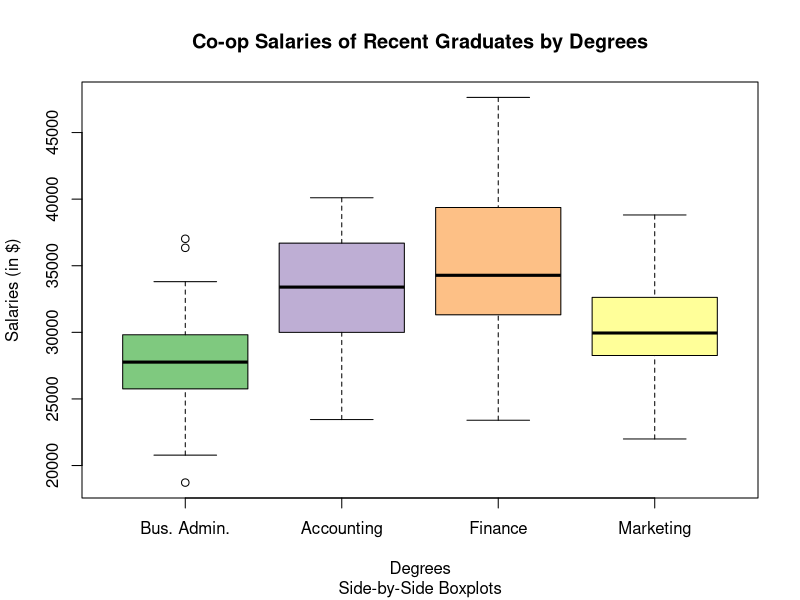

This figure's R source:
# Loading required libraries
library(readxl)
library(RColorBrewer)

assign4_q3_data <- read_excel('./Assign4/Assignment 4 Data.xlsx', sheet = "Question 3") # Importing data from Excel worksheet

# 3.1 Boxplots Comparison
coop_salaries_grouped_boxplots <- boxplot(assign4_q3_data$`Bus. Admin.`, 
                                          assign4_q3_data$Accounting, 
                                          assign4_q3_data$Finance, 
                                          assign4_q3_data$Marketing,
                                          main = "Co-op Salaries of Recent Graduates by Degrees",
                                          sub = "Side-by-Side Boxplots",
                                          xlab = "Degrees",
                                          ylab = "Salaries (in $)",
                                          col = brewer.pal(n = 4, name = "Accent"),
                                          names = colnames(assign4_q3_data))

coop_salaries_grouped_boxplots_summary <- summary(coop_salaries_grouped_boxplots$stats)

# 3.2 Reporting Findings
# No calculations required
